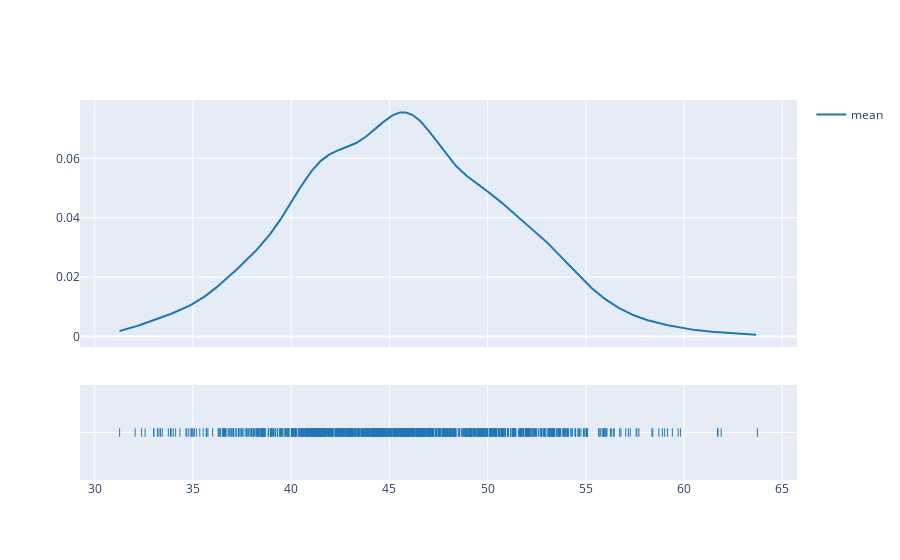

Notebook code for this chart:
### Code cell
notrich=newdf.loc[newdf["wealthy"]==0]
notRichDf=notrich["quant_saved"].tolist()
nrMeanSampling=[]
for i in range(1000):
    templist=[]
    for i in range(100):
        templist.append(random.choice(notRichDf))
    nrMeanSampling.append(st.mean(templist))
NrmeanSampling=st.mean(nrMeanSampling)
nrSd=st.stdev(nrMeanSampling)
print(NrmeanSampling,nrSd)
fig=ff.create_distplot([nrMeanSampling],["mean"],show_hist=False)
fig.show()

### Figure 1 — Plotly figure (JSON) as saved in the notebook; plotly's stock layout.template omitted (floating-point values rounded to 4 significant figures; data arrays with more than 128 entries replaced by an {"elided": "..."} marker saying what was removed)
{"data": [{"legendgroup": "mean", "marker": {"color": "rgb(31, 119, 180)"}, "mode": "lines", "name": "mean", "showlegend": true, "type": "scatter", "x": {"elided": "500 float values"}, "xaxis": "x", "y": {"elided": "500 float values"}, "yaxis": "y"}, {"legendgroup": "mean", "marker": {"color": "rgb(31, 119, 180)", "symbol": "line-ns-open"}, "mode": "markers", "name": "mean", "showlegend": false, "type": "scatter", "x": {"elided": "1000 float values"}, "xaxis": "x", "y": {"elided": "1000 str values"}, "yaxis": "y2"}], "layout": {"barmode": "overlay", "hovermode": "closest", "legend": {"traceorder": "reversed"}, "xaxis": {"anchor": "y2", "domain": [0, 1], "zeroline": false}, "yaxis": {"anchor": "free", "domain": [0.35, 1], "position": 0}, "yaxis2": {"anchor": "x", "domain": [0, 0.25], "dtick": 1, "showticklabels": false}}}
